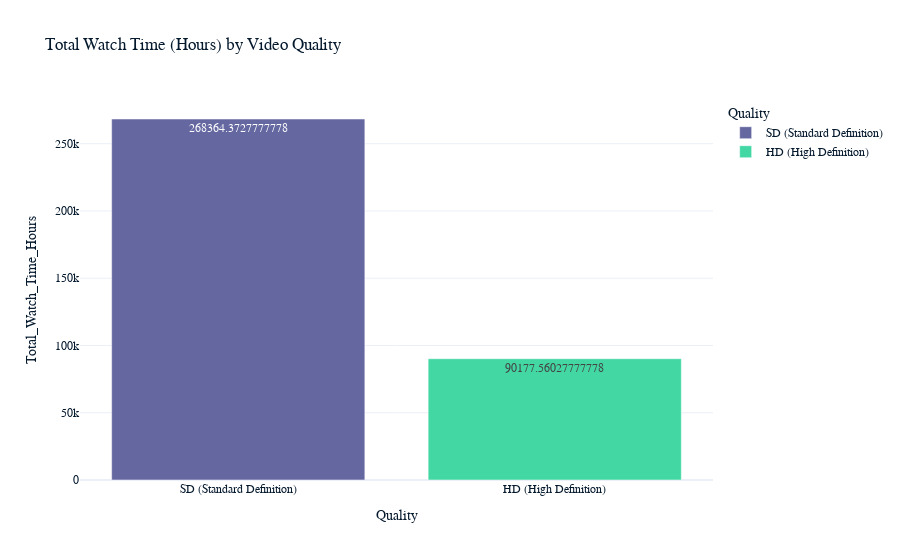
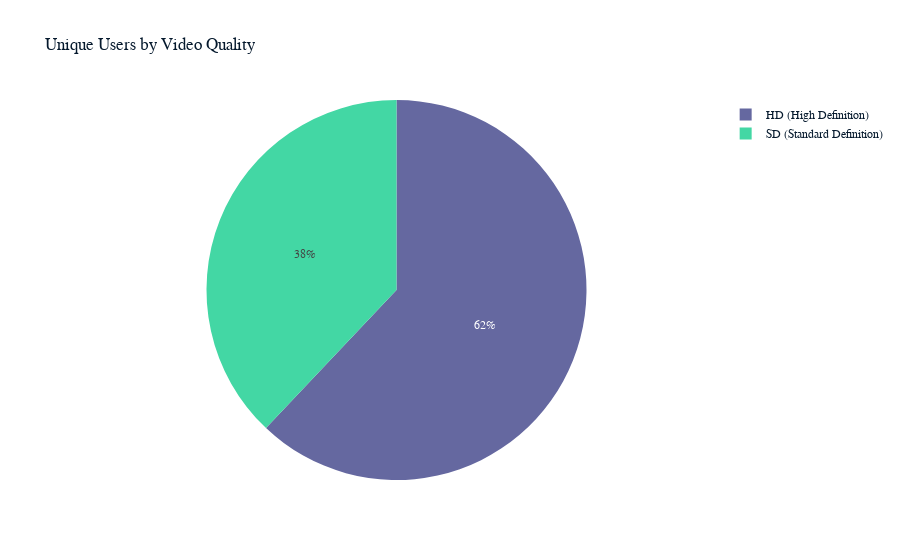
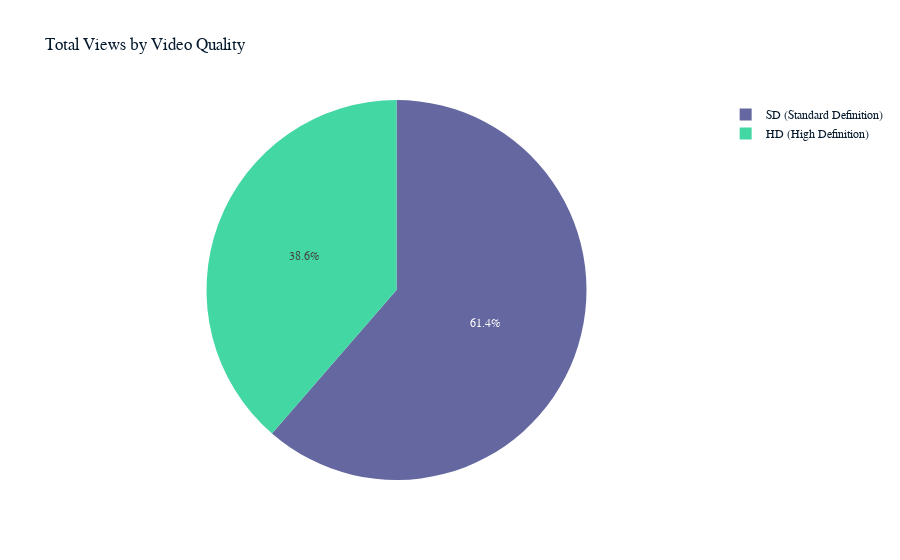

Write notebook code for charts like these, in order.
### Code cell
# Bar chart for total watch time
fig_watch = px.bar(
    hd_grouped,
    x='Quality',
    y='Total_Watch_Time_Hours',
    color='Quality',
    title='Total Watch Time (Hours) by Video Quality',
    text='Total_Watch_Time_Hours'
)
fig_watch.show()

# Pie chart for number of users
fig_users = px.pie(
    hd_grouped,
    names='Quality',
    values='Unique_Users',
    title='Unique Users by Video Quality'
)
fig_users.show()

# Pie chart for total views
fig_views = px.pie(
    hd_grouped,
    names='Quality',
    values='Total_Views',
    title='Total Views by Video Quality'
)
fig_views.show()

### Figure 1 — Plotly figure (JSON) as saved in the notebook; plotly's stock layout.template omitted (floating-point values rounded to 4 significant figures)
{"data": [{"alignmentgroup": "True", "hovertemplate": "Quality=%{x}<br>Total_Watch_Time_Hours=%{text}<extra></extra>", "legendgroup": "SD (Standard Definition)", "marker": {"color": "#6568a0", "pattern": {"shape": ""}}, "name": "SD (Standard Definition)", "offsetgroup": "SD (Standard Definition)", "orientation": "v", "showlegend": true, "text": [268400.0], "textposition": "auto", "x": ["SD (Standard Definition)"], "xaxis": "x", "y": [268400.0], "yaxis": "y", "type": "bar"}, {"alignmentgroup": "True", "hovertemplate": "Quality=%{x}<br>Total_Watch_Time_Hours=%{text}<extra></extra>", "legendgroup": "HD (High Definition)", "marker": {"color": "#43d7a4", "pattern": {"shape": ""}}, "name": "HD (High Definition)", "offsetgroup": "HD (High Definition)", "orientation": "v", "showlegend": true, "text": [90180.0], "textposition": "auto", "x": ["HD (High Definition)"], "xaxis": "x", "y": [90180.0], "yaxis": "y", "type": "bar"}], "layout": {"xaxis": {"anchor": "y", "domain": [0, 1], "title": {"text": "Quality"}, "categoryorder": "array", "categoryarray": ["SD (Standard Definition)", "HD (High Definition)"]}, "yaxis": {"anchor": "x", "domain": [0, 1], "title": {"text": "Total_Watch_Time_Hours"}}, "legend": {"title": {"text": "Quality"}, "tracegroupgap": 0}, "title": {"text": "Total Watch Time (Hours) by Video Quality"}, "barmode": "relative"}}

### Figure 2 — Plotly figure (JSON) as saved in the notebook; plotly's stock layout.template omitted (floating-point values rounded to 4 significant figures)
{"data": [{"domain": {"x": [0, 1], "y": [0, 1]}, "hovertemplate": "Quality=%{label}<br>Unique_Users=%{value}<extra></extra>", "labels": ["SD (Standard Definition)", "HD (High Definition)"], "legendgroup": "", "name": "", "showlegend": true, "values": [6728, 11000], "type": "pie"}], "layout": {"legend": {"tracegroupgap": 0}, "title": {"text": "Unique Users by Video Quality"}}}

### Figure 3 — Plotly figure (JSON) as saved in the notebook; plotly's stock layout.template omitted (floating-point values rounded to 4 significant figures)
{"data": [{"domain": {"x": [0, 1], "y": [0, 1]}, "hovertemplate": "Quality=%{label}<br>Total_Views=%{value}<extra></extra>", "labels": ["SD (Standard Definition)", "HD (High Definition)"], "legendgroup": "", "name": "", "showlegend": true, "values": [643539, 405036], "type": "pie"}], "layout": {"legend": {"tracegroupgap": 0}, "title": {"text": "Total Views by Video Quality"}}}
